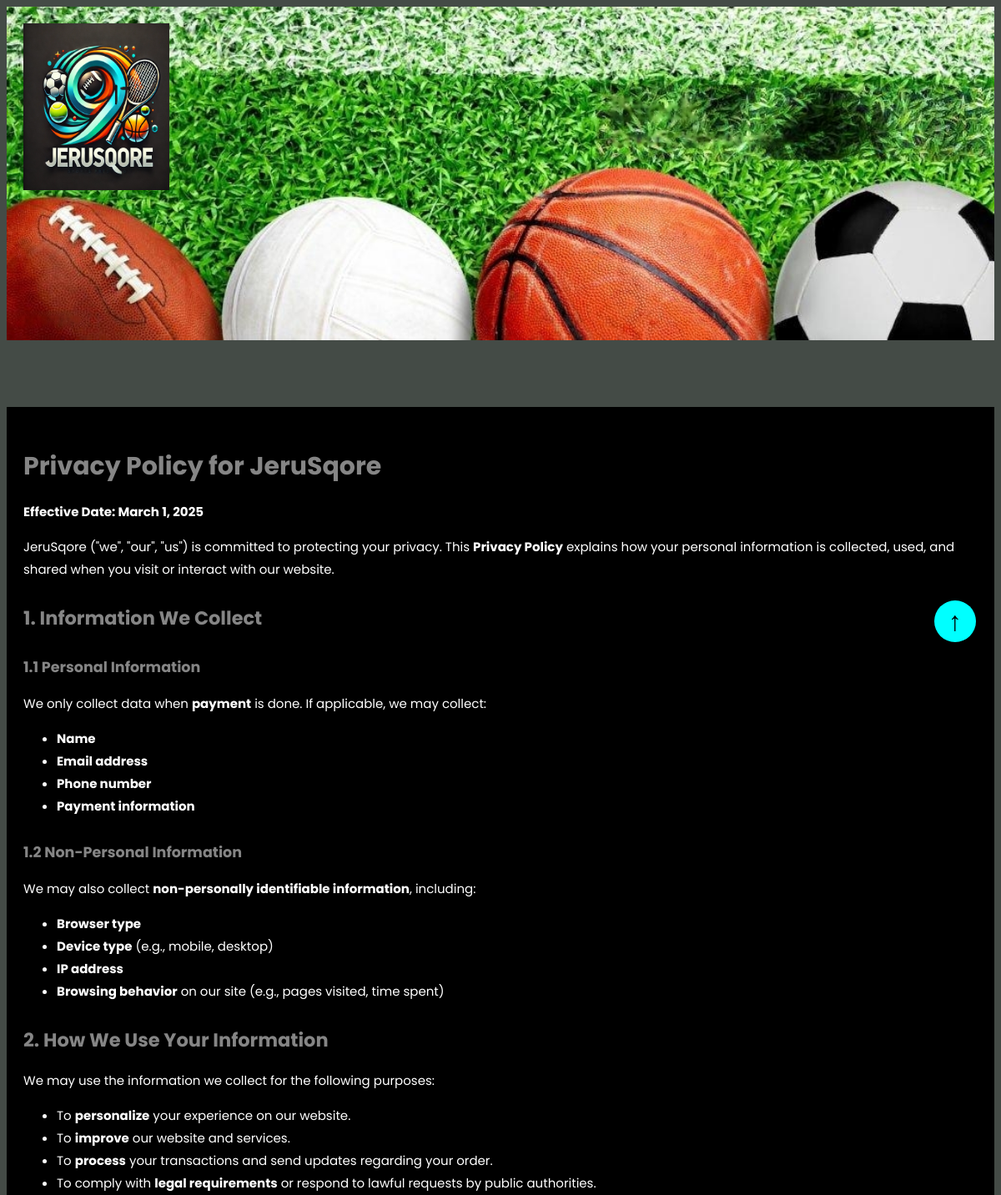
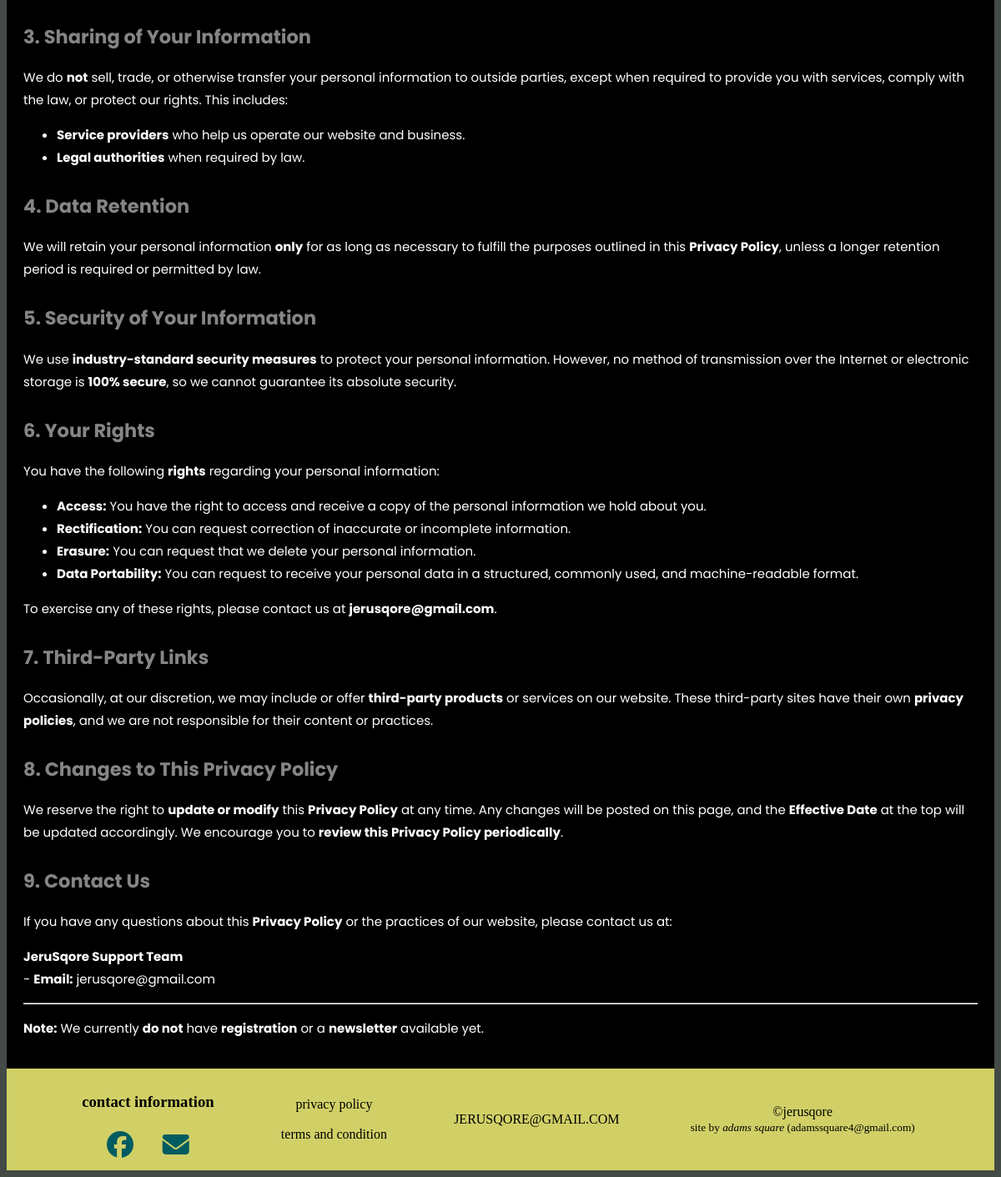
Page /jerusqore/privacy/policy/ on the committed database (2 pictures, top to bottom).
### square/models.py (models this page shows, shortened)
class SiteInformation(models.Model):
    site_name = models.CharField(max_length=255, help_text="The name of the website.")
    site_description = models.TextField(
        blank=True, help_text="A brief description of the website."
    )
    logo = models.ImageField(
        upload_to="logos/",
        blank=True,
        null=True,
        help_text="The logo of the site.",
    )
    privacy_policy = models.TextField(
        blank=True, help_text="Privacy policy of the website."
    )
    terms_and_conditions = models.TextField(
        blank=True, help_text="Terms and conditions of the website."
    )
    facebook_link = models.URLField(blank=True, help_text="Link to Facebook page.")
    twitter_link = models.URLField(blank=True, help_text="Link to Twitter profile.")
    instagram_link = models.URLField(blank=True, help_text="Link to Instagram profile.")
    linkedin_link = models.URLField(blank=True, help_text="Link to LinkedIn profile.")
    youtube_link = (models.URLField(blank=True, help_text="Link to YouTube channel."),)
    telegram_link = (
        models.URLField(blank=True, help_text="Link to telegram channel."),
    )
    reddit_link = models.URLField(blank=True, help_text="Link to reddit channel.")
    discord_link = models.URLField(blank=True, help_text="Link to discord channel.")
    contact_email = models.EmailField(
        max_length=255, blank=True, help_text="Contact email for the site."
    )
    contact_phone = models.CharField(
        max_length=20, blank=True, help_text="Contact phone number for the site."
    )
    address = models.TextField(
        blank=True, help_text="Physical address of the site or organization."
    )
    support_email = models.EmailField(
        max_length=255, blank=True, help_text="Support email address."
    )
    about_us = models.TextField(
        blank=True, help_text="Information about the website or company."
    )
    newsletter_link = models.URLField(
        blank=True, help_text="Link to newsletter or subscription page."
    )
    created_at = models.DateTimeField(auto_now_add=True)
    updated_at = models.DateTimeField(auto_now=True)

### square/views.py (the view)
def privacy(request):
    site = get_object_or_404(SiteInformation, pk=1)
    return render(request, "public/privacy.html", {"site": site})

### square/context_processors.py (called while the page is built)
def site_info_context(request):
    site_info = SiteInformation.objects.first()  # Get the first object or None
    vip_status, created = VIPStatus.objects.get_or_create(id=1)
    return {"site_info": site_info, "vip_status": vip_status}

### square/templatetags/custom_filters.py (called while the page is built)
@register.filter(name="mark_down")
def mark_down(text):
    return markdown.markdown(text, extensions=["fenced_code", "codehilite"])

### square/templates/public/privacy.html (shortened to what this page needs)
{% extends "base.html" %}
{% load custom_filters %}
{% load static %}
{% block content %}
    <div class="ccnt">{{ site.privacy_policy|mark_down|safe }}</div>
{% endblock content %}

### square/templates/base.html (shortened to what this page needs)
{% load static %}
{% load custom_filters %}
<!DOCTYPE html>
<html lang="en">
<head>
    <link rel="stylesheet" href="{% static 'css/style.css' %}">
</head>
<body>
    <div class="header" id="hder">
        <div class="top_menu">
            <div class="logo">
                <a href="{% url "square:index" %}">
                  <img src="{{site.logo.url}}" alt="logo">
                </a>
            </div>
                        {% load static %}
        </div>
    </div>
    {% block content %}{% endblock content %}
    <div class="footer">
        <div class="contact_in footer_div">
              <h3 style="text-align:center;">contact information</h3>
              <div class="contact_ic">
            <a href="{{ site_info.facebook_link }}" target="_blank">
              <i class="fa-brands fa-facebook icc"></i>
            </a>
            <abbr title="JERUSCORE@GMAIL.COM"><i class="fa-solid fa-envelope icc"></i></abbr>
      </div>
    </div>
       <div class="footer_div">
            <a href="{% url "square:privacy" %}">privacy policy</a> <br><br>
            <a href="{% url "square:terms" %}">terms and condition</a><br>
       </div>
       <div class="footer_div">
        JERUSQORE@GMAIL.COM
   </div>
      <div class="footer_div adamu">
        &copy;jerusqore <br>
        <small>site by <i>adams square</i>&nbsp;(adamssquare4@gmail.com)</small><br>
      </div>
    </div>
   <a href="#hder"><div class="toprar">&uarr;</div></a>
</body>
</html>

### square/static/css/style.css (style rules this page uses)
div { bor1der:2px, solid red;box-sizing: border-box; }
a { text-decoration: none; color: black; }
body { background-color: rgba(28, 37, 31, 0.822); position: relative; min-height: 100%; }
.header { height: 50vh; display: flex; flex-direction: column; justify-content: space-between; margin-bottom: 10vh; background-image: url('../images/topimage.jpeg'); background-position: bottom; background-repeat: no-repeat; background-size: cover; }
.top_menu { display: flex; justify-content: space-between; margin: 10px; align-items: center; }
.logo { margin: 10px; width: 15%; height: 25vh; }
.logo a { display: block; height: 100%; width: 100% ! important; background-color: rgb(0, 255, 191); }
.logo a img { width: 100%;height: 100%; }
.toprar { width: 50px; height:50px; border-radius: 50%; display: flex; justify-content: center; align-items: center; background-color: aqua; font-size: 2em; font-weight: bolder; position: fixed; top: 90vh; right: 30px; z-index: 100; }
.footer { background-color: rgba(255, 253, 115, 0.753); display: flex; padding: 10px; align-items: center; justify-content: space-evenly; width: 100%; margin: 0px; }
.contact_ic> * { display: block; }
.contact_ic { display: flex; justify-content: space-evenly; }
.icc { font-size: 2em; margin: 5px; color: rgb(1, 92, 97); }
.adamu { text-align: center; padding: 5px; }
.footer_div { height: fit-content; text-align: center; }

### square/templates/public/privacy.html (style rules this page uses)
.ccnt { background: black; font-family: 'Poppins', sans-serif; color: white; font-size: 15px; line-height: 1.8; padding: 20px; }
.ccnt h1, .ccnt h2, .ccnt h3, .ccnt h4, .ccnt h5, .ccnt h6 { color:rgb(133, 133, 133); font-weight: 600; margin-top: 30px; line-height: 1.4; }

### rows in the picture
SiteInformation: logo (picture), privacy_policy|mark_down "Privacy Policy for JeruSqore Effective Date: March 1, 2025 JeruSqore (\"we\", \"our\", \"us\") is committed to protecting your privacy. This Privacy Policy explains how your personal information is collected, used, and shared when you visit or interact with our website. 1. Information We Collect 1.1 Personal Information We only collect data when payment is done. If applicable, we may collect: Name Email address Phone number Payment information 1.2 Non-Personal Information We may also collect non-personally identifiable information , including: Browser type Device type (e.g., mobile, desktop) IP address Browsing behavior on our site (e.g., pages visited, time spent) 2. How We Use Your Information…"
